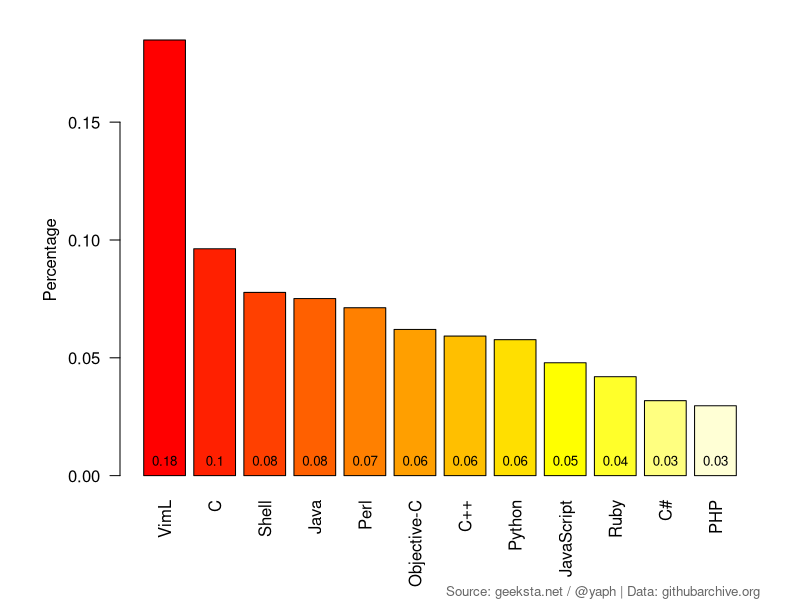

Reproduce this figure in R.
# comment.char = "" must be set due to # char in C# 
tcir = read.table("merged_counts_anger.csv", sep=",", header=TRUE, comment.char = "")
# order by issue_count descending then by language name
sorted_by_ratio <- tcir[with(tcir, order(-percentage, language)), ]

# open a device using png() and specify taget image file
png(filename="commit-messages-anger-percentage.png",
    width = 800, height = 600, units = "px", pointsize = 14
)

# vertical labels: las=2, margins: mar=c(bottom, left, top, right)
par(las=2, mar=c(6, 6, 2, 2))
bp <- barplot(sorted_by_ratio$percentage,
    ylab="Percentage",
#    ylim=c(0,.22),
    names.arg=sorted_by_ratio$language,
    col=heat.colors(nrow(tcir))
)
text(bp, 0, round(sorted_by_ratio$percentage, 2), cex=.8, pos=3)
title(sub="Source: geeksta.net / @yaph | Data: githubarchive.org", cex.sub = 0.8, col.sub = "gray40", line = 5, adj = 1)

# close device
dev.off()